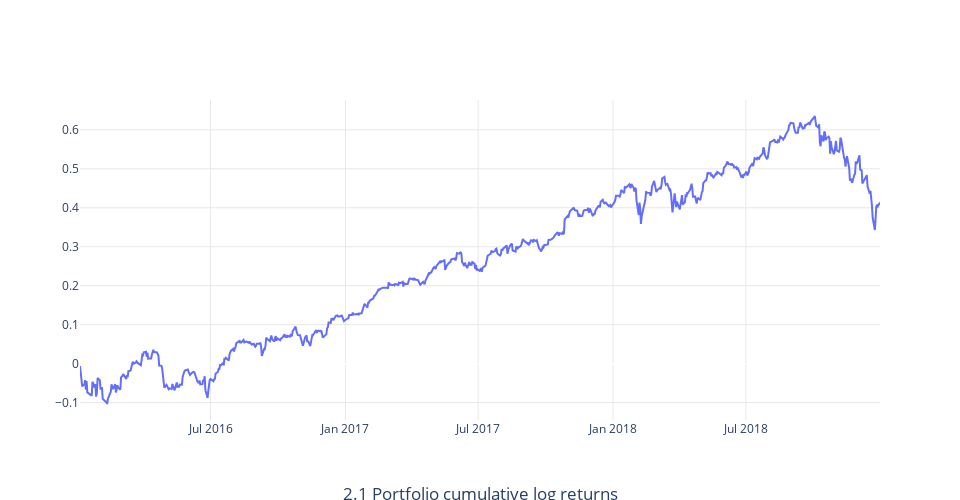

Here is the notebook cell this chart was saved with:
### Code cell
simple_plot(axis, "2.1 Portfolio cumulative log returns")

### Figure 1 — Plotly figure (JSON) as saved in the notebook; plotly's stock layout.template omitted (floating-point values rounded to 4 significant figures; data arrays with more than 128 entries replaced by an {"elided": "..."} marker saying what was removed)
{"data": [{"opacity": 1, "type": "scatter", "x": {"elided": "753 str values"}, "y": {"elided": "753 float values"}}], "layout": {"height": 500, "plot_bgcolor": "rgba(0,0,0,0)", "title": {"text": "2.1 Portfolio cumulative log returns", "x": 0.5, "xanchor": "center", "y": 0, "yanchor": "bottom"}, "width": 960, "xaxis": {"gridcolor": "#E8E8E8", "gridwidth": 1, "rangeslider": {"visible": false}, "showgrid": true}, "yaxis": {"gridcolor": "#E8E8E8", "gridwidth": 1, "showgrid": true}}}
